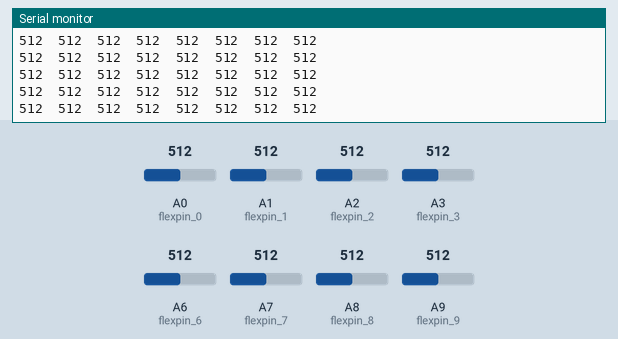
Bench run of a sketch on a simulated Arduino Mega 2560, built with avr-gcc and run on an emulated ATmega2560. Parts: the last lines printed to the serial monitor. Inputs (shaded band) come from the test bench; at power-on: A2 (flexpin_2) = 512, A3 (flexpin_3) = 512, A0 (flexpin_0) = 512, A1 (flexpin_1) = 512, A6 (flexpin_6) = 512, A7 (flexpin_7) = 512, A8 (flexpin_8) = 512, A9 (flexpin_9) = 512.

Above: at 5.7 s.
5.8 s: A2 (flexpin_2) set to 107
At 5.93 s:
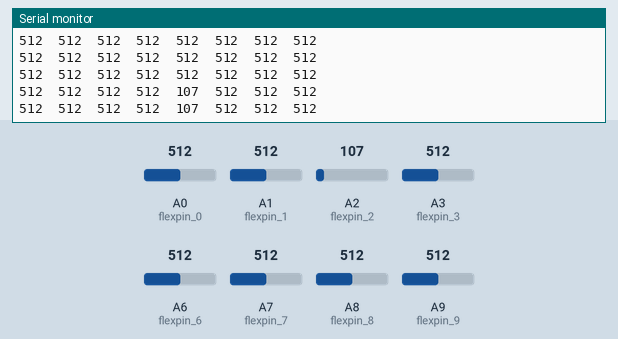
8.8 s: A2 (flexpin_2) set to 91
At 8.89 s:
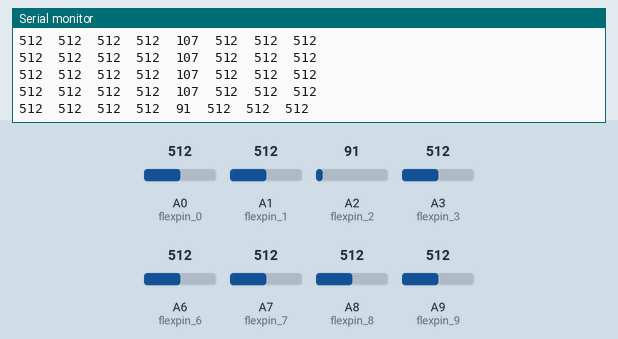
10.3 s: A3 (flexpin_3) set to 107
At 10.32 s:
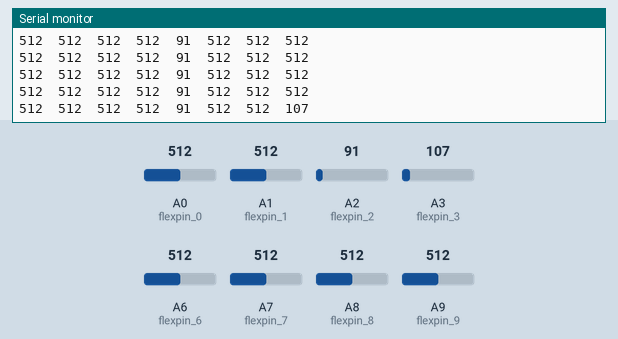
13.3 s: A3 (flexpin_3) set to 95
At 13.38 s:
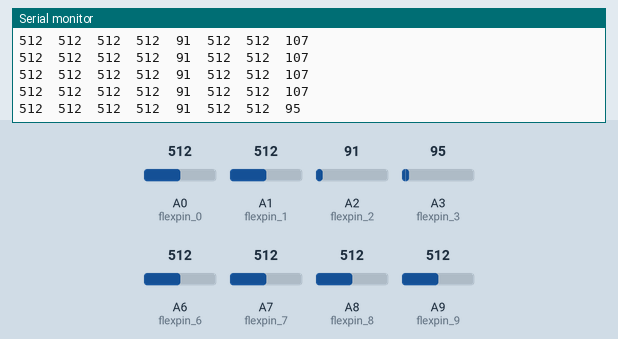
Timing chart, 0 to 15.8 s (numbered marks = the images above; inputs shaded):
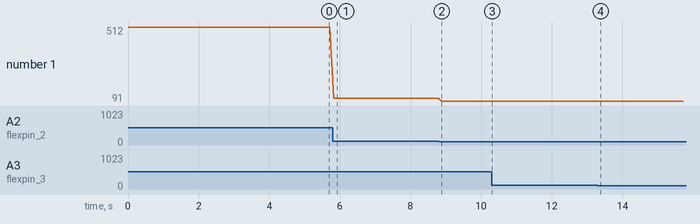

The sketch:

Test_FlexSensor.ino
```cpp
const int flexpin_0 = A0;
const int flexpin_1 = A1;
const int flexpin_2 = A2;
const int flexpin_3 = A3;
const int flexpin_6 = A6;
const int flexpin_7 = A7;
const int flexpin_8 = A8;
const int flexpin_9 = A9;
//const int flexpin_10 = A10;

int flexVal_1up;
int flexVal_1down;
int flexVal_2up;
int flexVal_2down;
int flexVal_3up;
int flexVal_3down;
int flexVal_4up;
int flexVal_4down;
//int flexVal_10;

void setup() {
  // put your setup code here, to run once:
  Serial.begin(9600);
  pinMode(flexpin_0, INPUT);
  pinMode(flexpin_1, INPUT);
  pinMode(flexpin_2, INPUT);
  pinMode(flexpin_3, INPUT);
  pinMode(flexpin_6, INPUT);
  pinMode(flexpin_7, INPUT);
  pinMode(flexpin_8, INPUT);
  pinMode(flexpin_9, INPUT);
  //pinMode(flexpin_10, INPUT);
}

void loop() {
  // put your main code here, to run repeatedly:
  flexVal_1up = analogRead(flexpin_6);
  flexVal_1down = analogRead(flexpin_7);
  flexVal_2up = analogRead(flexpin_8);
  flexVal_2down = analogRead(flexpin_9);
  flexVal_3up = analogRead(flexpin_2);
  flexVal_3down = analogRead(flexpin_1);
  flexVal_4up = analogRead(flexpin_0);
  flexVal_4down = analogRead(flexpin_3);
  //flexVal_10 = analogRead(flexpin_10);

  Serial.println(String(flexVal_1up)+"  "+ String(flexVal_1down)+"  "+ String(flexVal_2up)+"  "+
    String(flexVal_2down)+"  "+ String(flexVal_3up)+"  "+ String(flexVal_3down)+"  "+
    String(flexVal_4up)+"  "+ String(flexVal_4down)/*+"  "+ String(flexVal_10)*/);
  delay(100);
}
```

Measured:
- after the input at 5.8 s, the serial monitor: prints a new line at once (image 1)
- after the input at 8.8 s, the serial monitor: prints a new line after 0.08 s (image 2)
- after the input at 10.3 s, the serial monitor: prints a new line at once (image 3)
- after the input at 13.3 s, the serial monitor: prints a new line after 0.07 s (image 4)
- plotted number 1: 512 → 107 after the input at 5.8 s, 107 → 91 after the input at 8.8 s
